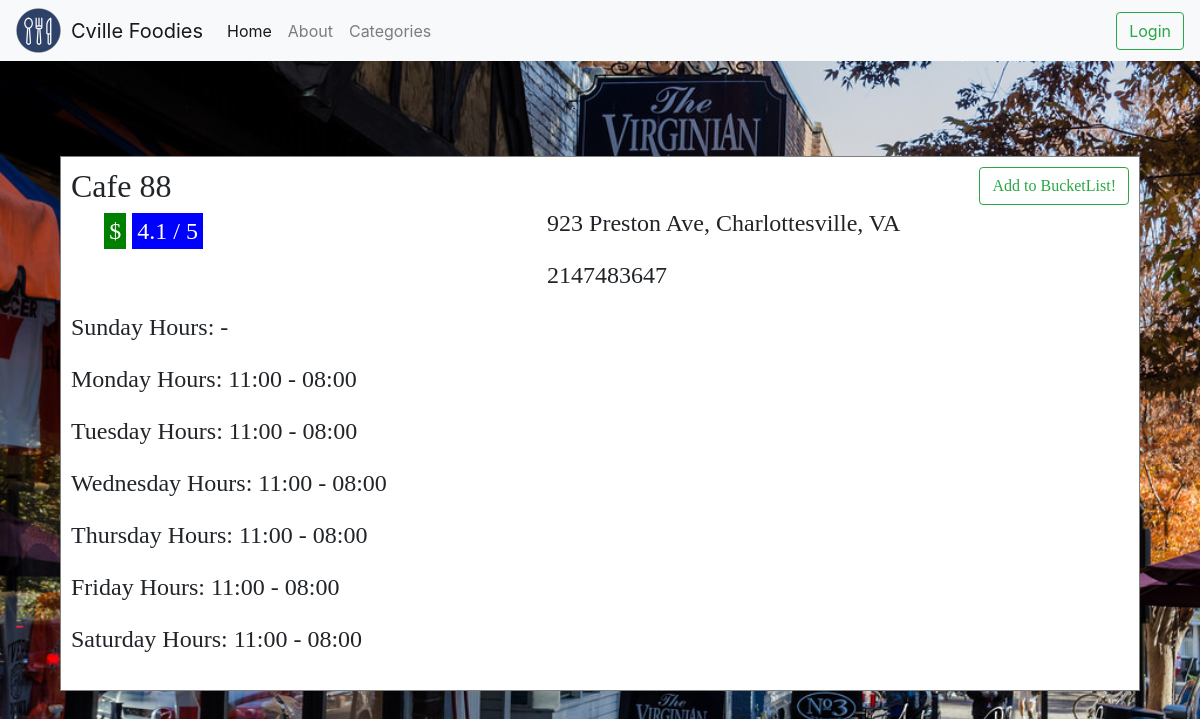
The app's page /restaurant.php?r=Cafe 88 with its own data.
### tables this page shows
CREATE TABLE r_hours(
	r_id INT NOT NULL,
    sun_open_time VARCHAR(5) NOT NULL,
    sun_close_time VARCHAR(5) NOT NULL,
    mon_open_time VARCHAR(5) NOT NULL,
    mon_close_time VARCHAR(5) NOT NULL, 
    tues_open_time VARCHAR(5) NOT NULL,
    tues_close_time VARCHAR(5) NOT NULL,
    wed_open_time VARCHAR(5) NOT NULL,
    wed_close_time VARCHAR(5) NOT NULL,
    thurs_open_time VARCHAR(5) NOT NULL,
    thurs_close_time VARCHAR(5) NOT NULL,
    fri_open_time VARCHAR(5) NOT NULL,
    fri_close_time VARCHAR(5) NOT NULL,
    sat_open_time VARCHAR(5) NOT NULL,
    sat_close_time VARCHAR(5) NOT NULL,
    description VARCHAR(20),  
    PRIMARY KEY (r_id, description),
    FOREIGN KEY (r_id) REFERENCES restaurant(r_id)
);

CREATE TABLE restaurant( 
	r_id INT NOT NULL PRIMARY KEY AUTO_INCREMENT,
	rname VARCHAR(50) NOT NULL,
    phone_num INT(10),
    street VARCHAR(50) NOT NULL,  
    price_range ENUM ('$', '$$', '$$$', '$$$$'),
    rating_google DOUBLE,
    rating DOUBLE,  
    num_of_reviews INT DEFAULT '0'
);

### restaurant.php (the view, shortened to what this page needs)
<!DOCTYPE html>
<html>
  <head>
    <link type="text/css" rel="stylesheet" href="stylesheet.css"/>
    <link type="text/css" rel="stylesheet" href="stylesheet2.css"/>
    <link rel="stylesheet" href="https://maxcdn.bootstrapcdn.com/bootstrap/4.0.0/css/bootstrap.min.css">
    <link href="http://netdna.bootstrapcdn.com/font-awesome/4.0.3/css/font-awesome.min.css" rel="stylesheet" type="text/css">
  </head>
  <nav class="navbar fixed-top navbar-expand-lg navbar-light bg-light">
    <a href="./" class="pull-left">
        <img src="./images/logo.png">
    </a>
    <a href="./" class="navbar-brand">Cville Foodies</a>
  <div class="collapse navbar-collapse" id="navbarSupportedContent">
    <ul class="navbar-nav mr-auto">
      <li class="nav-item active">
        <a class="nav-link" href="./">Home <span class="sr-only">(current)</span></a>
      </li>
      <li class="nav-item">
        <a class="nav-link" href="./about.php">About</a>
      </li>
      <li class="nav-item">
        <a class="nav-link" href="./categories.php">Categories</a>
      </li>
    </ul>
    <?php include 'loginHeader.php'; ?>
  </div>
</nav>
  <body id="homepage">
      <ul class="list">
        <?php
           $rname = $_GET["r"] ;
           require_once('./library.php');
           $con = new mysqli($SERVER, $USERNAME, $PASSWORD, $DATABASE);
          $sql="SELECT *
            FROM restaurant LEFT JOIN r_hours USING (r_id) /*LEFT JOIN r_category USING (r_id) LEFT JOIN menu USING (r_id) INNER JOIN provide USING (r_id) INNER JOIN supplier USING (s_id)*/
            WHERE rname = '{$rname}'";
           $result = mysqli_query($con,$sql);
           if (mysqli_num_rows($result)!= 0) {
            $row = mysqli_fetch_array($result);
            $tableRow = "<li>
              <div class=\"outerDiv\">
              <div class=\"mostrightCol\">
                  <button id=\"{$row['r_id']}\" onclick='addToBucketList(\"{$row['r_id']}\");' class=\"btn btn-outline-success\">Add to BucketList!</button>
                </div>
                <div class=\"leftCol\">
                  <h2 class=\"rName\" onclick=\"window.location.href='restaurant.php?r={$row['rname']}'\">{$row['rname']}</h2>
                  <p class=\"rInfo\"><span class=\"rCost\">{$row['price_range']}</span> <span class=\"rRating\"> {$row['rating_google']} / 5</span></p>
                </div>
                <div class=\"rightCol\">
                  <p>{$row['street']}, Charlottesville, VA</p>
                  <p>{$row['phone_num']}</p>
                </div>
                <div class=\"leftCol\">
                  <p class=\"rName\">Sunday Hours: {$row['sun_open_time']} - {$row['sun_close_time']}</p>
                  <p class=\"rName\">Monday Hours: {$row['mon_open_time']} - {$row['mon_close_time']}</p>
                  <p class=\"rName\">Tuesday Hours: {$row['tues_open_time']} - {$row['tues_close_time']}</p>
                  <p class=\"rName\">Wednesday Hours: {$row['wed_open_time']} - {$row['wed_close_time']}</p>
                  <p class=\"rName\">Thursday Hours: {$row['thurs_open_time']} - {$row['thurs_close_time']}</p>
                  <p class=\"rName\">Friday Hours: {$row['fri_open_time']} - {$row['fri_close_time']}</p>
                  <p class=\"rName\">Saturday Hours: {$row['sat_open_time']} - {$row['sat_close_time']}</p>
                </div>
              </div>
            </li>";
             echo $tableRow;
          }
        ?>
      </ul>
  </body>
</html>

### stylesheet.css (style rules this page uses)
#homepage { padding-top: 100px; background-image: url("./images/6358615623227228942081594044_corner_cover.jpg"); background-size: cover; }
.pull-left img { height: 45px; width: 45px; margin-right: 10px; }
.navbar-brand { color: #2D4169; }

### stylesheet2.css (style rules this page uses)
.list { font-family:sans-serif; margin: 3% 5% 5% 5%; padding:20px 0 0; }
.list > li { display:block; background-color: #FFFFFF; padding:10px; border-style: solid; border-color: gray; border-width: 1px; box-shadow: inset 0 1px 0 #fff; min-height: 100px; }
img { max-width: 100%; }
h2 { margin:0 0 0.3rem; font-weight: normal; font-weight:bold; }
p { margin:0; font-size: 16px; font-size: 2vw; }
.outerDiv { min-width: 100%; display: inline-block; font-family: Quicksand; }
.leftCol { width: 45%; float:left; display: inline-block; }
.rightCol { width: 55%; float:left; display: inline-block; }
.mostrightCol { float:right; display: inline-block; }
.rInfo { margin-left: 7%; }
.rInfo span { padding: 5px; color: white; }
.rCost { background-color: green; }
.rRating { background-color: blue; }

### records on screen
r_hours: r.rname "Cafe 88", r.price_range "$", r.rating_google "4.1", r.street "923 Preston Ave", r.phone_num "2147483647", mon_open_time "11:00", mon_close_time "08:00", tues_open_time "11:00", tues_close_time "08:00", wed_open_time "11:00", wed_close_time "08:00", thurs_open_time "11:00", thurs_close_time "08:00", fri_open_time "11:00", fri_close_time "08:00", sat_open_time "11:00", sat_close_time "08:00"
